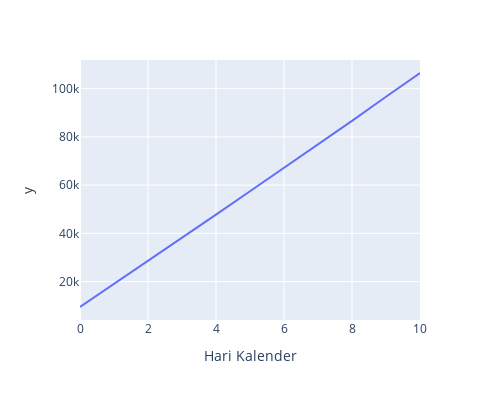

Notebook cell for this chart:
### Code cell
# Grafik Pakan Kumulatif
fig = px.line(kolam, x="Hari Kalender", y=kolam["Pakan"].cumsum(), width=500, height=400)
fig.update_traces(textposition="bottom right")
fig.show()

### Figure 1 — Plotly figure (JSON) as saved in the notebook; plotly's stock layout.template omitted (floating-point values rounded to 4 significant figures)
{"data": [{"hovertemplate": "Hari Kalender=%{x}<br>y=%{y}<extra></extra>", "legendgroup": "", "line": {"color": "#636efa", "dash": "solid"}, "marker": {"symbol": "circle"}, "mode": "lines", "name": "", "orientation": "v", "showlegend": false, "textposition": "bottom right", "type": "scatter", "x": [0, 1, 2, 3, 4, 5, 6, 7, 8, 9, 10], "xaxis": "x", "y": [9490, 18980.0, 28540.0, 38140.0, 47770.0, 57470.0, 67150.0, 76840.0, 86610.0, 96600.0, 106500.0], "yaxis": "y"}], "layout": {"height": 400, "legend": {"tracegroupgap": 0}, "margin": {"t": 60}, "width": 500, "xaxis": {"anchor": "y", "domain": [0, 1], "title": {"text": "Hari Kalender"}}, "yaxis": {"anchor": "x", "domain": [0, 1], "title": {"text": "y"}}}}
